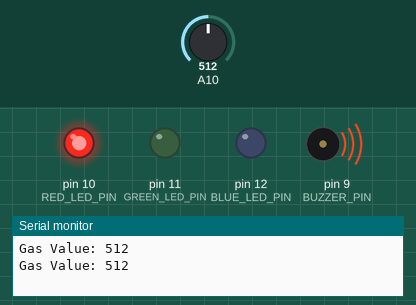
Simulated run of this sketch. Board: Arduino Mega 2560, built with avr-gcc and run on an emulated ATmega2560. On the bench: output pins drawn as LEDs (lit = HIGH), buzzer (waves = sounding), the last lines printed to the serial monitor. The inputs (shaded band) are chosen by the test bench; at power-on: A10 = 512.

Above: at 2.8 s.
2.9 s: A10 set to 190
At 4.9 s:
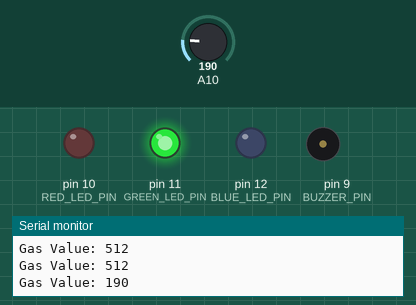
5.6 s: A10 set to 206
At 6.4 s:
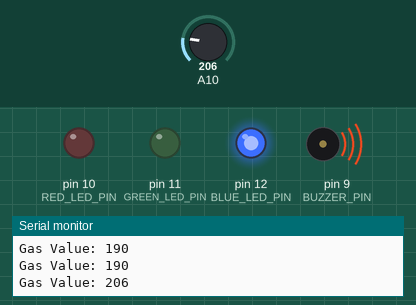
11.5 s: A10 set to 122
At 13.4 s:
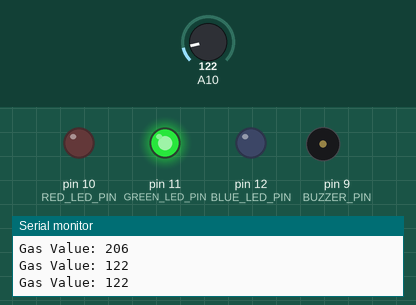
14.2 s: A10 set to 210
At 16.6 s:
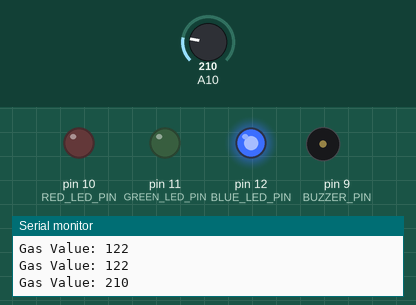
Timing chart, 0 to 21.2 s (numbered marks = the images above; inputs shaded):
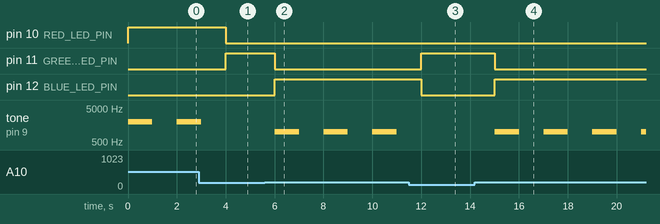

The sketch:

Homework-1.ino
```cpp
// Pin Definitions
#define GAS_SENSOR_PIN 26
#define RED_LED_PIN 10
#define GREEN_LED_PIN 11
#define BLUE_LED_PIN 12
#define BUZZER_PIN 9

// Thresholds for gas levels
#define SAFE_THRESHOLD 200
#define CAUTION_THRESHOLD 400

void setup() {
  // Initialize serial communication
  Serial.begin(9600);

  // Initialize GPIO pins
  pinMode(RED_LED_PIN, OUTPUT);
  pinMode(GREEN_LED_PIN, OUTPUT);
  pinMode(BLUE_LED_PIN, OUTPUT);
  pinMode(BUZZER_PIN, OUTPUT);
}

void loop() {
  // Read analog value from gas sensor
  int gasValue = analogRead(GAS_SENSOR_PIN);

  // Print gas value to serial monitor
  Serial.print("Gas Value: ");
  Serial.println(gasValue);

  // Check gas concentration level and trigger LED and buzzer accordingly
  if (gasValue < SAFE_THRESHOLD) {
    // Safe level, turn on green LED
    digitalWrite(RED_LED_PIN, LOW);
    digitalWrite(GREEN_LED_PIN, HIGH);
    digitalWrite(BLUE_LED_PIN, LOW);
    tone(BUZZER_PIN, 0);
  }
  else if (gasValue < CAUTION_THRESHOLD) {
    // Caution level, turn on blue LED
    digitalWrite(RED_LED_PIN, LOW);
    digitalWrite(GREEN_LED_PIN, LOW);
    digitalWrite(BLUE_LED_PIN, HIGH);
    tone(BUZZER_PIN, 1000); // 1kHz tone
    delay(500);
    tone(BUZZER_PIN, 1000); // 1kHz tone
    delay(500);
    tone(BUZZER_PIN, 0);
  }
  else if (gasValue > CAUTION_THRESHOLD){
    // Danger level, turn on red LED
    digitalWrite(RED_LED_PIN, HIGH);
    digitalWrite(GREEN_LED_PIN, LOW);
    digitalWrite(BLUE_LED_PIN, LOW);
    tone(BUZZER_PIN, 2000); // 2kHz tone
    delay(500);
    tone(BUZZER_PIN, 2000); // 2kHz tone
    delay(500);
    tone(BUZZER_PIN, 0);
  }

  // Delay before next reading
  delay(1000); // 1 second delay
}
```

Measured:
- the behaviour switches between 199 and 200 on A10 (found by bisection; images 1 and 2)
- after the input at 2.9 s, pin 10 (RED_LED_PIN): HIGH → LOW after 1.1 s; pin 11 (GREEN_LED_PIN): LOW → HIGH after 1.1 s; tone on pin 9 (BUZZER_PIN): goes on until 3.0 s, then stays silent
- after the input at 5.6 s, pin 11 (GREEN_LED_PIN): HIGH → LOW after 0.40 s; pin 12 (BLUE_LED_PIN): LOW → HIGH after 0.40 s; tone on pin 9 (BUZZER_PIN): alternates 1000 Hz for 1.0 s and silent for 1.0 s, starting after 0.40 s
- after the input at 11.5 s, pin 11 (GREEN_LED_PIN): LOW → HIGH after 0.50 s; pin 12 (BLUE_LED_PIN): HIGH → LOW after 0.50 s; tone on pin 9 (BUZZER_PIN): stays silent (without the input it goes to 1000 Hz after 0.50 s)
- after the input at 14.2 s, pin 11 (GREEN_LED_PIN): HIGH → LOW after 0.81 s; pin 12 (BLUE_LED_PIN): LOW → HIGH after 0.81 s; tone on pin 9 (BUZZER_PIN): alternates 1000 Hz for 1.0 s and silent for 1.0 s, starting after 0.81 s
